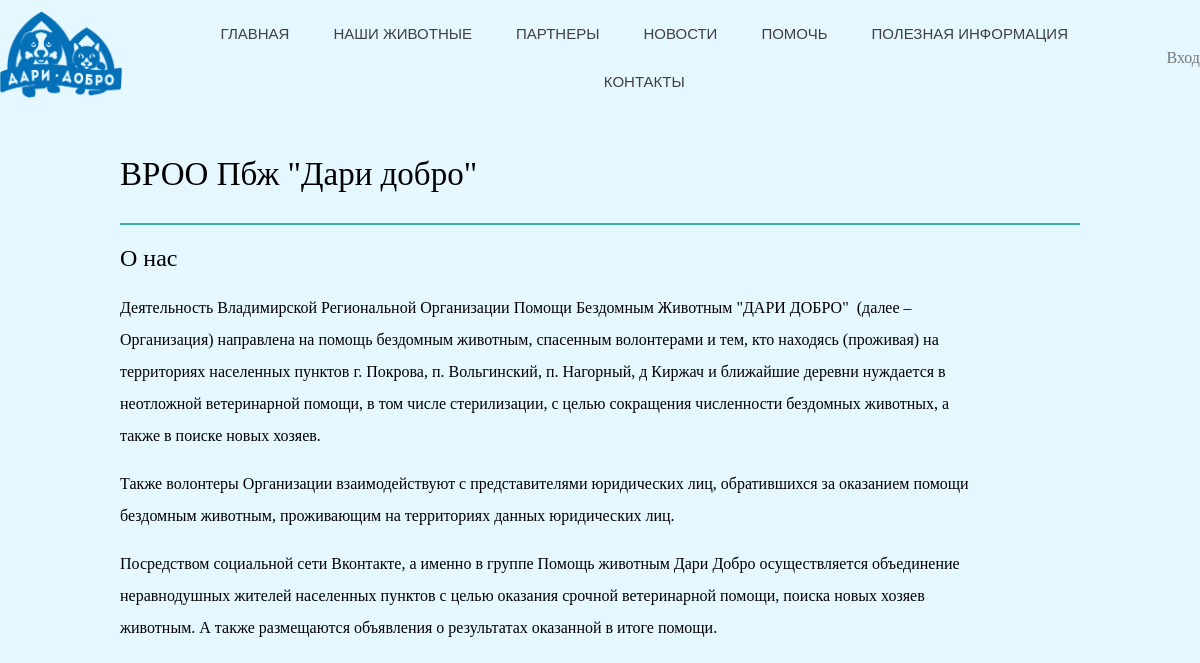
The page / on the database its author committed.
### app/models.py (models this page shows)
class PagesData(__basemodel):
    __tablename__ = 'pages_data'
    page = sa.Column(sa.String, primary_key=True)
    title = sa.Column(sa.String)
    description = sa.Column(sa.String)

### app/routes.py (the view)
@application.route('/')
def index():
    data = PagesData.query.get("index")
    allow_background_image = False
    site_name = ""
    if Config.query.filter_by(category="config").all():
        allow_background_image = Config.query.get("allow_background_image").value
        site_name = Config.query.get("site_name").value
    return render_template("index.html", user=current_user, site_data=data, site_name=site_name,
                           allow_background_image=allow_background_image)

### app/templates/index.html (shortened to what this page needs)
<!DOCTYPE html>
<html lang="ru">
{% extends "base_template.html" %}
    {% block head %}
    <link rel="stylesheet" type="text/css" href="/static/css/index.css">
    {% endblock %}
{% block after %}
<div class="content">
    <div class="title-block">
        {% if site_data.title %}
        <span class="title">{{site_data.title}}</span>
        {% else %}
        <span class="title">Заголовок не задан</span>
        {% endif %}
    </div>
    <hr>
    {% if site_data.description %}
    <div>{{ site_data.description | safe}}</div>
    {% else %}
    <p>Описание не задано</p>
    {% endif %}
</div>
{% endblock %}

### app/static/css/index.css (style rules this page uses)
.content { width: 80%; height: 100%; margin: 40px auto; }
.content p { width: 90%; margin-top: 10px; line-height: 2; }
.content hr { margin-top: 30px; margin-bottom: 20px; border: 1px solid #3caea7; padding: 0; height: 0; }
.title { margin-top: 0!important; }
.title-block { display: flex; align-items: center; justify-content: space-between; }

### app/static/css/base.css (style rules this page uses)
* { box-sizing: border-box; }
p { text-decoration: none; }

### app/static/css/page.css (style rules this page uses)
body { margin: 0; padding: 0; font-variant: normal; font-size: 16px; background-color: rgb(229 248 255); min-height: 100%; overflow: scroll; overflow-x: hidden; position: relative; -webkit-font-smoothing: antialiased; font-family: "OpenSans"; }
h1, h2, h3, h4, h5, h6 { font-weight: normal; }
.title { font-size: 33px; text-align: center; margin-top: 50px; }

### rows shown on the page
PagesData: title "ВРОО Пбж \"Дари добро\"", description "О нас Деятельность Владимирской Региональной Организации Помощи Бездомным Животным \"ДАРИ ДОБРО\" (далее – Организация) направлена на помощь бездомным животным, спасенным волонтерами и тем, кто находясь (проживая) на территориях населенных пунктов г. Покрова, п. Вольгинский, п. Нагорный, д Киржач и ближайшие деревни нуждается в неотложной ветеринарной помощи, в том числе стерилизации, с целью сокращения численности бездомных животных, а также в поиске новых хозяев. Также волонтеры Организации взаимодействуют с представителями юридических лиц, обратившихся за оказанием помощи бездомным животным, проживающим на территориях данных юридических лиц. Посредством социальной сети Вконтакте, а именно…"
